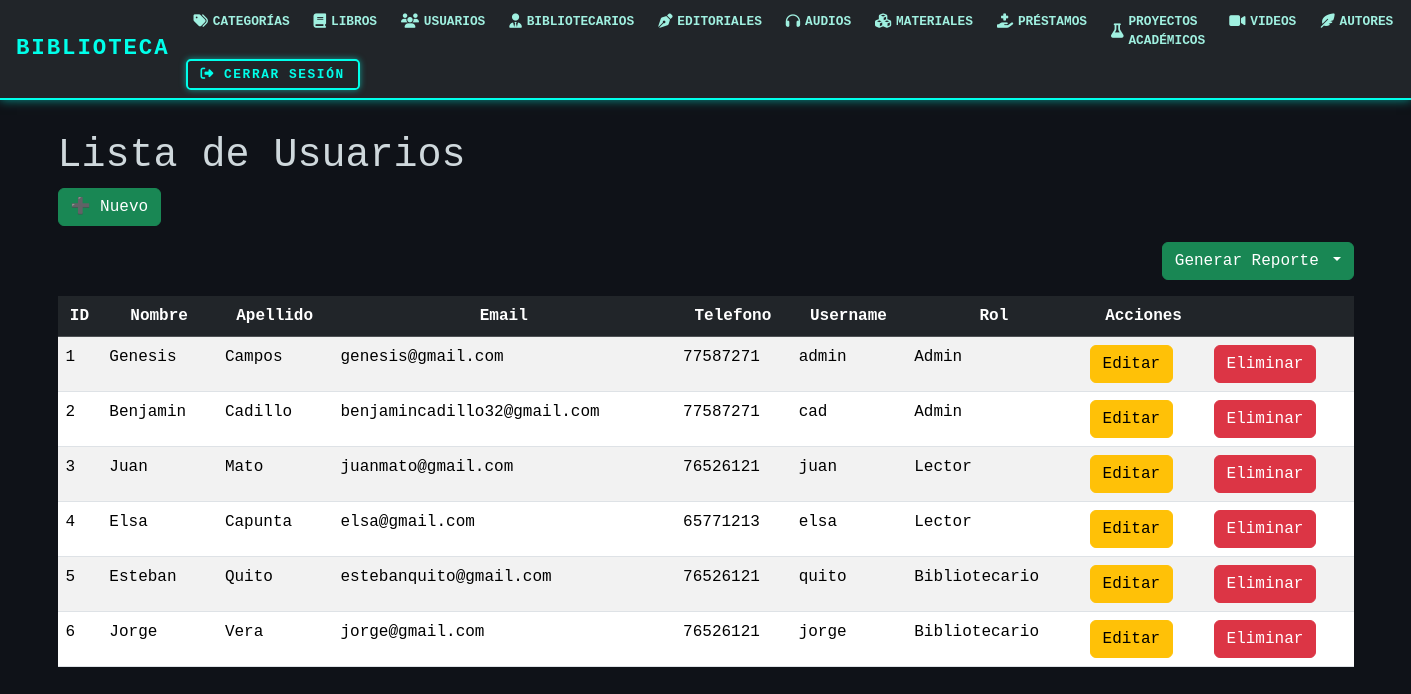
/usuarios/, run on an earlier commit of the app's database.
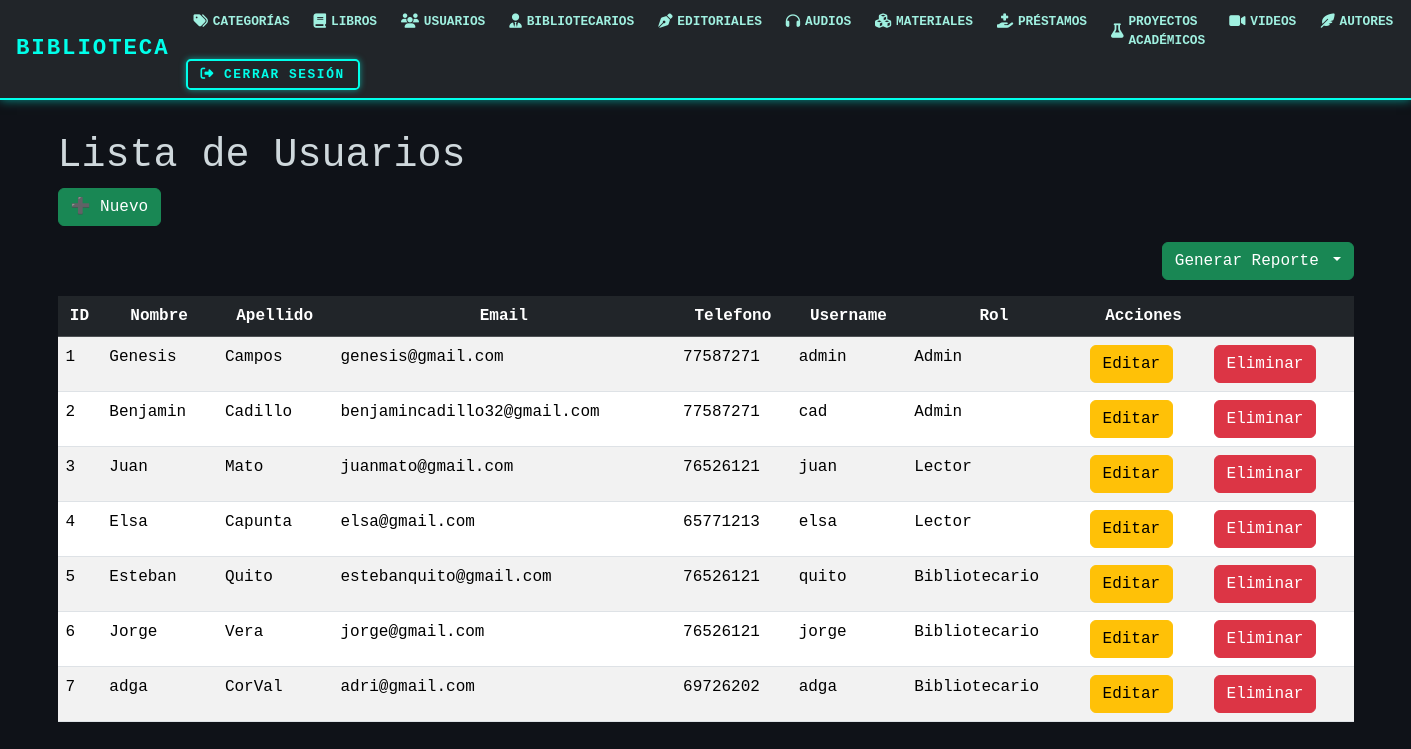
And on a later commit of the database.
### models/usuario_model.py (models this page shows, shortened)
class Usuario(db.Model):
    __tablename__ = "usuarios"
    id = db.Column(db.Integer,primary_key=True)
    nombre = db.Column(db.String(80),nullable=False)
    apellido = db.Column(db.String(80),nullable=False)
    email = db.Column(db.String(120),nullable=False)
    telefono = db.Column(db.String(20),nullable=False)
    username = db.Column(db.String(20),nullable=False)
    password = db.Column(db.String,nullable=False)
    tipo = db.Column(db.String(20),nullable=False)
    @staticmethod #no depende de la clase
    def get_all():
        return Usuario.query.all()

### controllers/usuario_controllers.py (the view)
@usuario_bp.route("/")
def index():
    usuarios = Usuario.get_all()
    return usuario_view.list(usuarios)

### views/usuario_view.py (called while the page is built)
def list(usuarios):
    return render_template('usuarios/index.html', usuarios=usuarios)

### templates/usuarios/index.html (shortened to what this page needs)
{% extends 'base.html' %}
{% block content %}
<h1>Lista de Usuarios</h1>
<a href="{{url_for('usuario.create')}}" class="btn btn-success mb-3"> ➕ Nuevo</a>
<div class="mb-3 text-end">
    <div class="btn-group">
        <button class="btn btn-success dropdown-toggle" data-bs-toggle="dropdown" aria-expanded="false">
            Generar Reporte
        </button>
    </div>
</div>
<table class="table table-striped">
    <thead class="table-dark">
        <tr class="text-center">
            <th>ID</th>
            <th>Nombre</th>
            <th>Apellido</th>
            <th>Email</th>
            <th>Telefono</th>
            <th>Username</th>
            <th>Rol</th>
            <th>Acciones</th>
            <th></th>
        </tr>
    </thead>
    {% for item in usuarios %}
    <tr>
        <td>{{item.id}}</td>
        <td>{{item.nombre}}</td>
        <td>{{item.apellido}}</td>
        <td>{{item.email}}</td>
        <td>{{item.telefono}}</td>
        <td>{{item.username}}</td>
        <td>{{item.tipo}}</td>
        <td>
            <a href="{{url_for('usuario.edit',id=item.id)}}" class="btn btn-warning">Editar</a>
        </td>
        <td>
            <a href="{{ url_for('usuario.delete', id=item.id) }}"
   class="btn btn-danger"
   onclick="return confirm('¿Estás seguro de que deseas eliminar a {{ item.nombre }} {{ item.apellido }}?');">
   Eliminar
</a>
        </td>
    </tr>
    {% else %}
    <tr>
            <td colspan="6" class="text-center">No hay Usuarios registrados.</td>
    </tr>
    {% endfor %}
</table>
{% endblock %}

### templates/base.html (shortened to what this page needs)
<!doctype html>
<html lang="es">
<head>
  <link
    href="https://cdn.jsdelivr.net/npm/bootstrap@5.3.6/dist/css/bootstrap.min.css"
    rel="stylesheet"
  />
  <link
    href="https://cdnjs.cloudflare.com/ajax/libs/font-awesome/6.5.1/css/all.min.css"
    rel="stylesheet"
  />
<nav class="navbar navbar-expand-lg navbar-dark bg-dark px-3">
  <a class="navbar-brand" href="#">BIBLIOTECA</a>
  <div class="collapse navbar-collapse" id="navbarNav">
    <ul class="navbar-nav gap-2">
      <li class="nav-item">
        <a class="nav-link" href="/categorias/">
          <i class="fas fa-tags nav-icon"></i>Categorías
        </a>
      </li>
      <li class="nav-item">
        <a class="nav-link" href="/libros/">
          <i class="fas fa-book nav-icon"></i>Libros
        </a>
      </li>
      <li class="nav-item">
        <a class="nav-link" href="/usuarios/">
          <i class="fas fa-users nav-icon"></i>Usuarios
        </a>
      </li>
      <li class="nav-item">
        <a class="nav-link" href="/bibliotecarios/">
          <i class="fas fa-user-tie nav-icon"></i>Bibliotecarios
        </a>
      </li>
      <li class="nav-item">
        <a class="nav-link" href="/editoriales/">
          <i class="fas fa-pen-nib nav-icon"></i>Editoriales
        </a>
      </li>
      <li class="nav-item">
        <a class="nav-link" href="/audios/">
          <i class="fas fa-headphones nav-icon"></i>Audios
        </a>
      </li>
      <li class="nav-item">
        <a class="nav-link" href="/materiales/">
          <i class="fas fa-cubes nav-icon"></i>Materiales
        </a>
      </li>
      <li class="nav-item">
        <a class="nav-link" href="/prestamos/">
          <i class="fas fa-hand-holding-medical nav-icon"></i>Préstamos
        </a>
      </li>
      <li class="nav-item">
        <a class="nav-link" href="/proyectos_academicos/">
          <i class="fas fa-flask nav-icon"></i>Proyectos Académicos
        </a>
      </li>
      <li class="nav-item">
        <a class="nav-link" href="/videos/">
          <i class="fas fa-video nav-icon"></i>Videos
        </a>
      </li>
      <li class="nav-item">
        <a class="nav-link" href="/autores/">
          <i class="fas fa-feather-alt nav-icon"></i>Autores
        </a>
      </li>
    </ul>
    <div class="d-flex">
      <a href="{{ url_for('auth.logout') }}" class="btn btn-logout">
        <i class="fas fa-sign-out-alt"></i> Cerrar sesión
      </a>
    </div>
  </div>
</nav>
  <div class="container">
    {% block content %}
    {% endblock %}
  </div>
</body>
</html>

### templates/base.html (style rules this page uses)
.navbar { border-bottom: 2px solid #00ffea; box-shadow: 0 0 10px #00ffea88; }
.navbar-brand { font-weight: 900; font-size: 1.4rem; letter-spacing: 0.12rem; color: #00ffea !important; text-transform: uppercase; }
.nav-link { font-weight: 600; font-size: 0.8rem; color: #a0f0e0 !important; text-transform: uppercase; transition: color 0.3s ease; display: flex; align-items: center; gap: 0.3rem; padding: 0.25rem 0.4rem; }
.nav-icon { font-size: 0.9rem; }
.btn-logout { border: 2px solid #00ffea; color: #00ffea; font-weight: 700; letter-spacing: 0.1rem; text-transform: uppercase; padding: 0.25rem 0.8rem; transition: all 0.3s ease; background: transparent; border-radius: 0.3rem; box-shadow: 0 0 6px #00ffea88; font-size: 0.8rem; }
.navbar-collapse { justify-content: space-between; align-items: center; flex-wrap: wrap; gap: 0.3rem; }
.container { margin-top: 2rem; }

What changed in the data, as far as the page shows it:
added Usuario: id "7", nombre "adga", apellido "CorVal", email "adri@gmail.com", telefono "69726202", username "adga", tipo "Bibliotecario"
